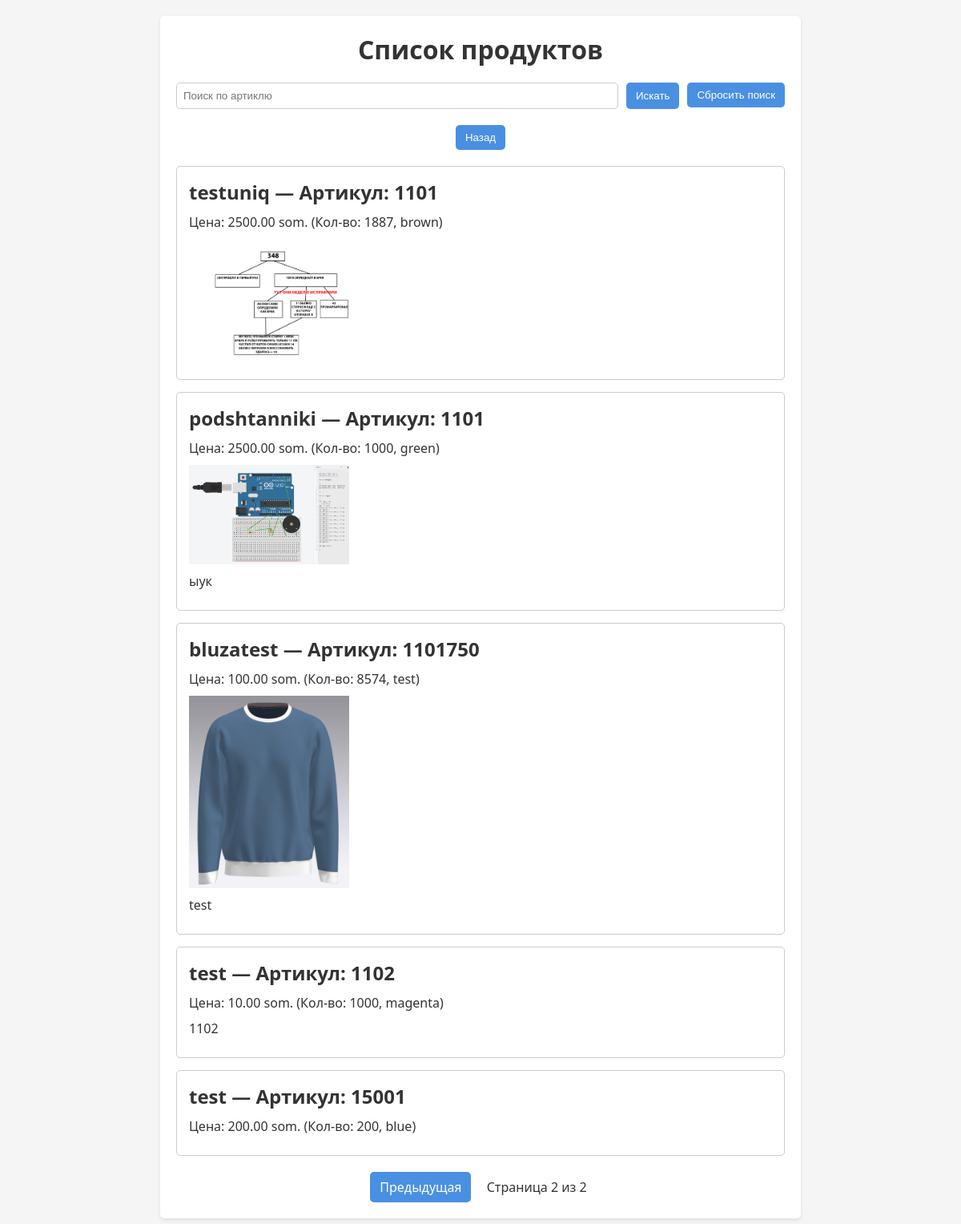
/products/?page=2, run on the app's committed database.
### store_app/models.py (models this page shows, shortened)
class product(models.Model):
    art = models.IntegerField(default= 0)
    name1 = models.CharField(max_length=120)
    price = models.DecimalField(max_digits=10, decimal_places=2,  default= 2500)
    description = models.TextField(blank=True, null=True)
    color = models.CharField(max_length=30)
    count = models.IntegerField()
    image = models.ImageField(upload_to='products/',blank=True, null=True)  # Указывает папку для хранения изображений
    class Meta:
        constraints = [
            models.UniqueConstraint(fields=['art', 'color'], name='unique_art_color')
        ]

### store_app/views.py (the view)
# urls.py: path('products/', views.product_list, name='product_list'),  # Страница с продуктами
def product_list(request):
    query = request.GET.get('q')  # Получаем значение из поля поиска
    products = product.objects.all()
    if query:
        products = products.filter(art__icontains=query)  # Фильтрация по артиклю
    paginator = Paginator(products, 10)  # Пагинация: 10 продуктов на страницу
    page_number = request.GET.get('page')
    page_obj = paginator.get_page(page_number)
    return render(request, 'product_list.html', {'page_obj': page_obj, 'query': query})

### templates/product_list.html (shortened to what this page needs)
<!DOCTYPE html>
<html lang="ru">
<head>
</head>
<body>
  <div class="container">
    <h1>Список продуктов</h1>
    <form class="search-form" method="get" action="">
      <input type="text" name="q" placeholder="Поиск по артиклю" value="{{ query|default:'' }}">
      <button type="submit">Искать</button>
      <a class="reset-btn" href="{% url 'product_list' %}">
        <button type="button">Сбросить поиск</button>
      </a>
    </form>
    <div class="back-button">
      <button type="button" onclick="history.back()">Назад</button>
    </div>
    <ul class="products-list">
      {% for product in page_obj %}
        <li>
          <h2>{{ product.name1 }} — Артикул: {{ product.art }}</h2>
          <p>Цена: {{ product.price }} som. (Кол-во: {{ product.count }}, {{ product.color }})</p>
          {% if product.image %}
            <img src="{{ product.image.url }}" alt="{{ product.name1 }}">
          {% endif %}
          <p>{{ product.description }}</p>
        </li>
      {% endfor %}
    </ul>
    <div class="pagination">
      {% if page_obj.has_previous %}
        <a href="?page={{ page_obj.previous_page_number }}{% if query %}&q={{ query }}{% endif %}">Предыдущая</a>
      {% endif %}
      <span>Страница {{ page_obj.number }} из {{ page_obj.paginator.num_pages }}</span>
    </div>
  </div>
</body>
</html>

### templates/product_list.html (style rules this page uses)
:root { --primary-color: #4a90e2; --hover-primary: #357ABD; --bg-color: #f5f5f5; --light-bg: #ffffff; --text-color: #333; --font-family: 'Segoe UI', Tahoma, Geneva, Verdana, sans-serif; --border-radius: 5px; --input-border: 1px solid #ccc; --container-max-width: 800px; }
* { box-sizing: border-box; margin: 0; padding: 0; }
body { font-family: var(--font-family); background-color: var(--bg-color); color: var(--text-color); padding: 20px; }
.container { max-width: var(--container-max-width); margin: 0 auto; background: var(--light-bg); padding: 20px; border-radius: var(--border-radius); box-shadow: 0 2px 4px rgba(0,0,0,0.1); }
h1 { text-align: center; margin-bottom: 20px; font-size: 2rem; }
.search-form { display: flex; flex-wrap: wrap; gap: 10px; justify-content: center; margin-bottom: 20px; }
.search-form input[type="text"] { flex: 1 1 200px; padding: 8px; border: var(--input-border); border-radius: var(--border-radius); }
.search-form button { padding: 8px 12px; border: none; background: var(--primary-color); color: #fff; border-radius: var(--border-radius); cursor: pointer; transition: background 0.3s; }
.reset-btn { text-decoration: none; }
.back-button { text-align: center; margin-bottom: 20px; }
.back-button button { padding: 8px 12px; border: none; background: var(--primary-color); color: #fff; border-radius: var(--border-radius); cursor: pointer; transition: background 0.3s; }
ul.products-list { list-style: none; padding: 0; margin-bottom: 20px; }
ul.products-list li { border: var(--input-border); border-radius: var(--border-radius); padding: 15px; margin-bottom: 15px; }
ul.products-list li h2 { margin-bottom: 10px; font-size: 1.5rem; }
ul.products-list li p { margin-bottom: 10px; }
ul.products-list li img { display: block; max-width: 200px; height: auto; margin-bottom: 10px; }
.pagination { text-align: center; margin-top: 20px; }
.pagination a { display: inline-block; margin: 0 5px; padding: 8px 12px; background: var(--primary-color); color: #fff; text-decoration: none; border-radius: var(--border-radius); transition: background 0.3s; }
.pagination span { margin: 0 10px; }

### data on the page
product: name1 "testuniq", art "1101", price "2500.00", count "1887", color "brown", image (picture)
product: name1 "podshtanniki", art "1101", price "2500.00", count "1000", color "green", image (picture), description "ыук"
product: name1 "bluzatest", art "1101750", price "100.00", count "8574", color "test", image (picture), description "test"
product: name1 "test", art "1102", price "10.00", count "1000", color "magenta", description "1102"
product: name1 "test", art "15001", price "200.00", count "200", color "blue"

### other printed values
{{ page_obj.number }} "2"
{{ page_obj.paginator.num_pages }} "2"
